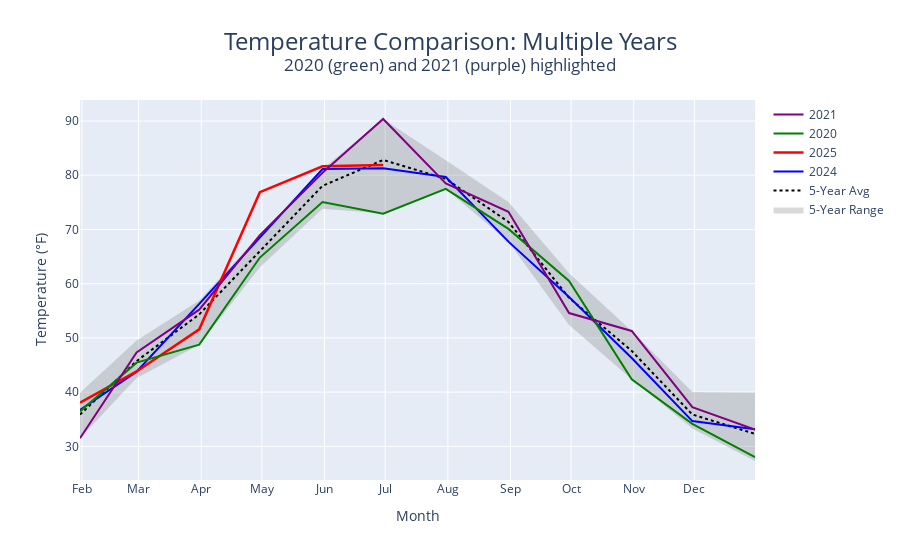

The notebook cell saved with this chart:
### Code cell
# Show additional specific years (2020, 2021) alongside current/prior
(
    ggplot(df_temp, aes(x='date', y='temperature')) +
    geom_range(freq='ME', show_years=[2020, 2021]) +
    labs(title='Temperature Comparison: Multiple Years',
         subtitle='2020 (green) and 2021 (purple) highlighted',
         x='Month', y='Temperature (°F)')
)
